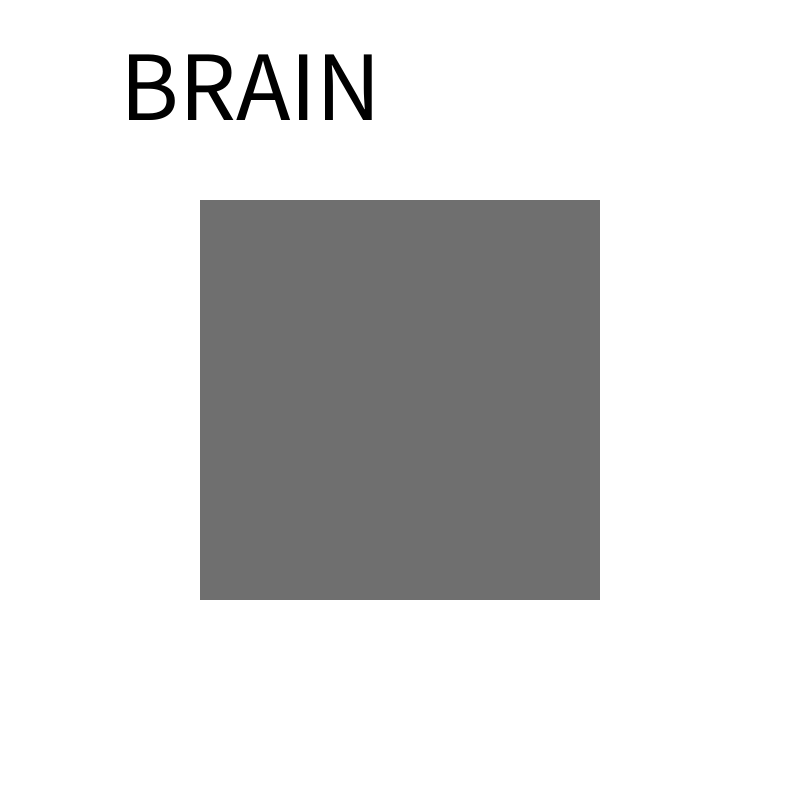
Frame 1 (no input)
Frame 60 (the mouse pressed at the canvas centre just before this capture): identical to frame 1, image omitted
Frame 120 (the mouse held since frame 60 and released just before this capture): identical to frame 1, image omitted

The Processing sketch that drew this single still picture (run headless with seeded random() and noise(); from frame 60 on, the mouse is pressed at the canvas centre):

// Processing sketch: shape_example
// ── shape_example.pde
/**
 * Simple Read
 * 
 * Read data from the serial port and change the color of a rectangle
 * when a switch connected to a Wiring or Arduino board is pressed and released.
 * This example works with the Wiring / Arduino program that follows below.
 */

PShape sh;

void setup() 
{
  size(800, 800);
  
  background(255);
  
  fill(0);   textSize(100);
  text("BRAIN",120,120);
  
  sh = createShape();
  sh.beginShape();
  sh.fill(111);  //sh.noFill();
  sh.noStroke();
  int frame = 200;
  sh.vertex(frame, frame);
  sh.vertex(width-frame, frame);
  sh.vertex(width-frame, height-frame);
  sh.vertex(frame, height-frame);
  sh.endShape(CLOSE);
  shape(sh,0,0);
  
  println( "childs", sh.getVertexCount() );    
  for( int v=0; v<sh.getVertexCount(); v++){
    PVector vec = sh.getVertex(v);
    println("vx: ", vec);
  }
  // setup
}

void draw()
{
  
  
}
